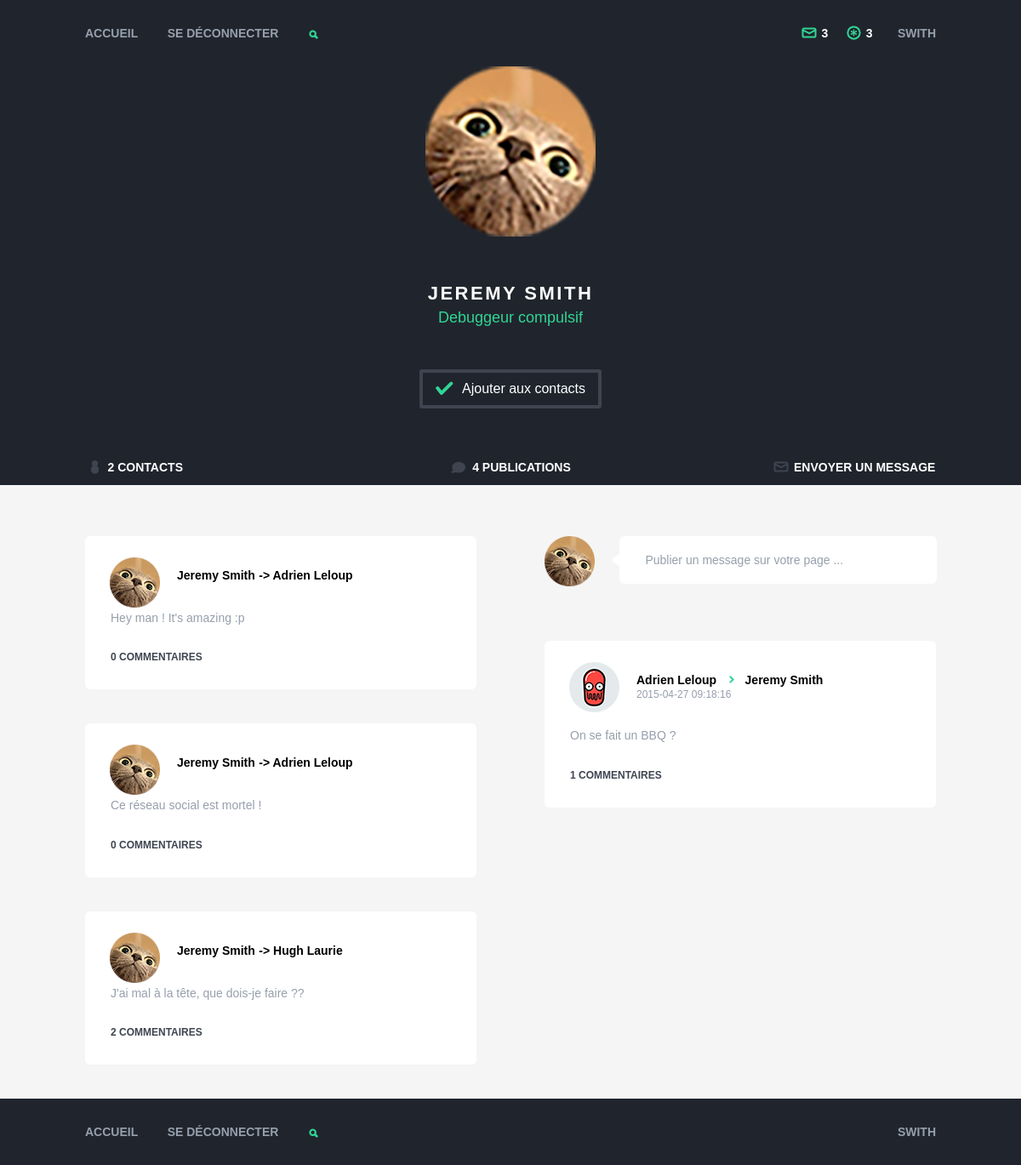
Screenshot of /users/index/1 (signed in) with the database file from the repository.
### tables this page shows
CREATE TABLE `users` (
  `id` int(11) unsigned NOT NULL AUTO_INCREMENT,
  `username` varchar(255) NOT NULL DEFAULT '',
  `firstname` varchar(255) NOT NULL DEFAULT '',
  `lastname` varchar(255) NOT NULL DEFAULT '',
  `tagline` varchar(255) DEFAULT '',
  `avatar` varchar(255) DEFAULT '',
  `password` varchar(255) NOT NULL DEFAULT '',
  `post_count` int(11) DEFAULT '0',
  `friend_count` int(11) DEFAULT '0',
  `date_enregistrement` timestamp NULL DEFAULT CURRENT_TIMESTAMP,
  PRIMARY KEY (`id`)
);

CREATE TABLE `posts` (
  `id` int(11) unsigned NOT NULL AUTO_INCREMENT,
  `author_id` varchar(255) NOT NULL DEFAULT '',
  `target_id` varchar(255) NOT NULL DEFAULT '',
  `date` timestamp NOT NULL DEFAULT CURRENT_TIMESTAMP,
  `text` text NOT NULL,
  `image` varchar(255) DEFAULT NULL,
  `comment_count` int(11) DEFAULT '0',
  PRIMARY KEY (`id`),
  KEY `author_id` (`author_id`,`target_id`)
);

### Core/Controller.php (called while the page is built, shortened)
<?php
class Controller
{
    public $view = null,
           $layout = 'default',
           $Session = false,
           $rendered = false,
           $name = null,
           $Request = null,
           $vars = [],
           $Auth = null;
    function __construct(Request $request, $name)
    {
        $this->name = $name;
        $this->view = $request->action;
    }
    public function render()
    {
        require('./App/Views/' . ucfirst($this->name) . '/' . $this->view . '.php');
        $layout_content = ob_get_clean();
        require('./App/Views/Layouts/' . $this->layout . '.php');
    }
}

### index.php (called while the page is built, shortened)
<?php
$dispatcher = new \Core\Dispatcher();

### Core/Model.php (called while the page is built, shortened)
<?php
class Model
{
    protected $db = null;
    protected $table = null;
    protected $primaryKey = 'id';
    function __construct()
    {
        if (is_null($this->db))
            $this->db = DbProvider::getDb();
        $this->table = str_replace('App\\Models\\', '', get_class($this)) . 's';
    }
    public function get(array $conditions = null, $table = null)
    {
        $query = "SELECT ";
        if (!isset($conditions['fields']))
            $query .= "*";
        else
            $query .= $conditions['fields'];
        if (is_null($table)) {
            $query .= " FROM " . $this->table;
        } else {
            $query .= " FROM " . $table;
        }
        if (isset($conditions['joins'])) {
            $joins = [];
            foreach ($conditions['joins'] as $j) {
                if (!isset($this->joins) || !isset($this->joins[$j])) {
                    debug("Le model " . $this->name . " n'a pas d'association avec la table $j ! Veuillez créer un tableau public \$joins dans votre model " . $this->name, false);
                } else {
                    $joins[] = " JOIN $j ON $j.{$this->primaryKey} = {$this->table}." . $this->joins[$j];
                }
            }
            $query .= implode(" AND ", $joins);
        }
        if (isset($conditions['where'])) {
            if (!is_array($conditions['where'])) {
                $query .= " WHERE " . $conditions['where'];
            }
        }
        $req = $this->db->query($query);
        return $req->fetchAll();
    }
    public function getFirst($conditions = null, $table = null){
        return current($this->get($conditions,$table));
    }
}

### Core/DbProvider.php (called while the page is built, shortened)
<?php
class DbProvider
{
    private static $_instance = null;
    private function __construct()
    {
        $this->settings = require('./App/Configs/database.php');
        try {
            $this->db = new PDO(
                'mysql:dbname=' . $this->settings['dbName'] . ';host:' . $this->settings['host'],
                $this->settings['username'],
                $this->settings['password'],
                $this->settings['options']
            );
        } catch (PDOException $e) {
            die($e->getMessage());
        }
    }
    public static function getDb()
    {
        if (is_null(self::$_instance)) {
            self::$_instance = new DbProvider();
        }
        return self::$_instance->db;
    }
}

### App/Configs/database.php (called while the page is built)
<?php
return [
    'host'     => 'localhost',
    'dbName'   => 'swoid',
    'username' => 'root',
    'password' => 'root',
    'options'  => [
        PDO::ATTR_DEFAULT_FETCH_MODE => PDO::FETCH_OBJ,
        PDO::ATTR_ERRMODE => PDO::ERRMODE_EXCEPTION
    ]
];

### App/Controllers/UsersController.php (called while the page is built, shortened)
<?php
class UsersController extends AppController
{
    public function index($id)
    {
        $d['user'] = $this->User->getFirst(['where' => 'id=' . $id]);
        $d['ownPosts'] = $this->Post->get(
            [
                'where' => 'author_id = ' . $id,
                'joins' => ['users']
            ]
        );
        foreach ($d['ownPosts'] as $oPost) {
            if($oPost->author_id != $oPost->target_id) {
                $oPost->target = $this->User->getFirst(
                  [
                      'fields' => 'id, lastname, firstname',
                      'where'  => 'id = ' . $oPost->target_id
                  ]
                );
            }
        }
        $d['recevedPosts'] = $this->Post->get(
            [
                'where' => 'target_id = ' . $id . ' AND author_id != ' . $id,
                'joins' => ['users']
            ]
        );
    }
}

### App/Views/Users/index.php (the view, shortened to what this page needs)
<main id="main">
    <div class="container">
        <div id="left">
            <?php foreach($ownPosts as $oPost): ?>
                <div class="post">
                    <div class="header">
                        <?= Html::img($user->avatar . '-m.png'); ?>
                        <span class="first"><?= $user->firstname . ' ' . $user->lastname; ?></span>
                        <?php if(isset($oPost->target)): ?>
                            <span> -> <?= $oPost->target->firstname . ' ' . $oPost->target->lastname; ?></span>
                        <?php endif; ?>
                    </div>
                    <p class="main">
                        <?= $oPost->text; ?>
                    </p>
                    <div class="footer">
                        <button class="popup-button"><?= $oPost->comment_count; ?> commentaires</button>
                    </div>
                </div>
            <?php endforeach; ?>
        </div>
        <div id="right">
            <div class="publish friend">
                <?= Html::img($_SESSION['username'] . '-m.png'); ?>
                <?php if($user->id == $_SESSION['id']): ?>
                    <form>
                        <div>
                            <input type="text" placeholder="Publier un message sur votre page ..." >
                        </div>
                    </form>
                <?php endif; ?>
            </div>
            <?php foreach($recevedPosts as $rPost): ?>
                <div class="post friend">
                    <div class="header">
                        <?= Html::img($rPost->avatar . '-m.png'); ?>
                        <span class="first"><?= $rPost->firstname . ' ' . $rPost->lastname; ?></span>
                        <span><?= $user->firstname . ' ' . $user->lastname; ?></span>
                        <p class="date"><?= $rPost->date; ?></p>
                    </div>
                    <p class="main">
                        <?= $rPost->text; ?>
                    </p>
                    <div class="footer">
                        <button class="popup-button"><?= $rPost->comment_count; ?> commentaires</button>
                    </div>
                </div>
            <?php endforeach; ?>
        </div>
    </div>
</main>

### Core/Helpers/Html.php (shortened to what this page needs)
<?php
class Html
{
    public static function css($name)
    {
        return " <link rel='stylesheet' type='text/css' href='" . ASSETS . "css/" . $name . ".css'>";
    }
    public static function img($name)
    {
        return '<img src="' . ASSETS . 'img/' . $name . '">';
    }
    public static function href($link){
        return ROOT . $link;
    }
}

### App/Views/Layouts/perso.php (shortened to what this page needs)
<!DOCTYPE html>
<html>
<head>
    <?= Html::css('main'); ?>
</head>
<body>
<div id="header">
    <div class="container">
        <div class="nav">
            <a href="<?= Html::href('posts/index'); ?>">Accueil</a>
            <a href="<?= Html::href('users/logout'); ?>">Se déconnecter</a>
            <div class="search search-primary">
                <button class="popup-button">Search</button>
            </div>
            <div class="right">
                <div class="messages">
                    <button class="hot popup-button">3</button>
                </div>
                <div class="notifications">
                    <button class="hot popup-button">3</button>
                </div>
                <a href="<?= Html::href('users/index/' . $_SESSION['id']); ?>"
                   class="username"><?= $_SESSION['username']; ?></a>
            </div>
        </div>
        <div class="user_info">
            <?= Html::img($user->avatar . '-l.png'); ?>
            <h1><?= $user->firstname . ' ' . $user->lastname; ?></h1>
            <h2><?= $user->tagline; ?></h2>
            <?php if($isFriend): ?>
                <button>Dans les contacts</button>
            <?php else: ?>
                <button>Ajouter aux contacts</button>
            <?php endif; ?>
            <div class="bottom-links">
                <a href="" class="viewcontacts"><?= $user->friend_count; ?> contacts</a>
                <a href="" class="viewposts"><?= $user->post_count; ?> publications</a>
                <?php if($user->id == $_SESSION['id']): ?>
                    <a href="" class="sendmessage">Envoyer un message</a>
                <?php else: ?>
                    <a href="" class="sendmessage">Lui envoyer un message</a>
                <?php endif; ?>
            </div>
        </div>
    </div>
</div>
<?= $layout_content; ?>
<?= $this->element('footer'); ?>

### rows the page displays
users: firstname "JEREMY", lastname "SMITH", tagline "Debuggeur compulsif", friend_count "2", post_count "4", firstname "Jeremy", lastname "Smith"
posts: author.firstname "Jeremy", author.lastname "Smith", text "Hey man ! It's amazing :p", comment_count "0"
users: firstname "Adrien", lastname "Leloup"
posts: author.firstname "Jeremy", author.lastname "Smith", text "Ce réseau social est mortel !", comment_count "0"
posts: author.firstname "Jeremy", author.lastname "Smith", text "J'ai mal à la tête, que dois-je faire ??", comment_count "2"
users: firstname "Hugh", lastname "Laurie"
posts: shows a picture, author.firstname "Adrien", author.lastname "Leloup", date "2015-04-27 09:18:16", text "On se fait un BBQ ?", comment_count "1"

### other values shown
$_SESSION['username'] "SWITH"
